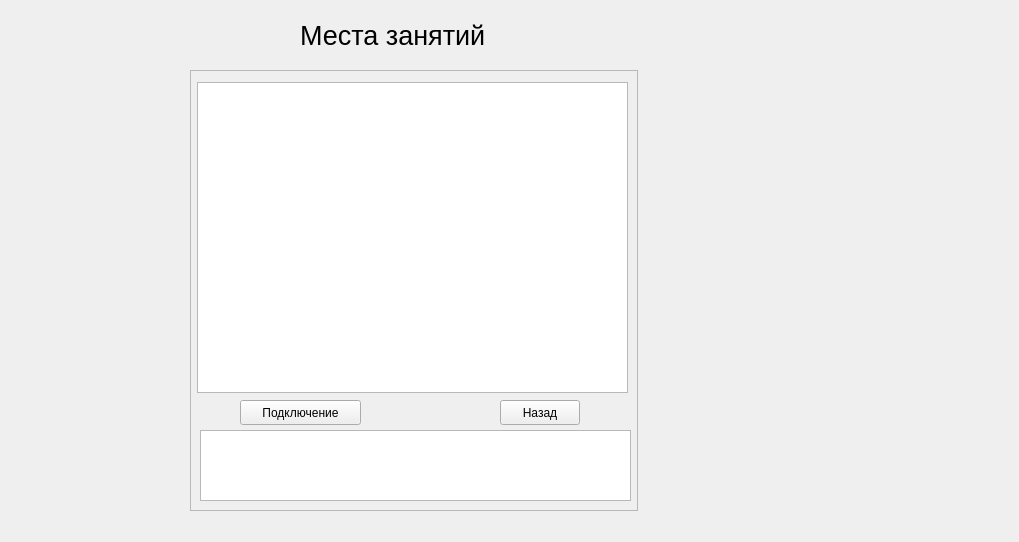
<?xml version="1.0" encoding="UTF-8"?>
<ui version="4.0">
 <class>placeu</class>
 <widget class="QWidget" name="placeu">
  <property name="geometry">
   <rect>
    <x>0</x>
    <y>0</y>
    <width>1019</width>
    <height>542</height>
   </rect>
  </property>
  <property name="windowTitle">
   <string>Form</string>
  </property>
  <widget class="QLabel" name="label_3">
   <property name="geometry">
    <rect>
     <x>300</x>
     <y>10</y>
     <width>201</width>
     <height>51</height>
    </rect>
   </property>
   <property name="font">
    <font>
     <pointsize>20</pointsize>
    </font>
   </property>
   <property name="text">
    <string>Места занятий</string>
   </property>
  </widget>
  <widget class="QFrame" name="frame">
   <property name="geometry">
    <rect>
     <x>190</x>
     <y>70</y>
     <width>448</width>
     <height>441</height>
    </rect>
   </property>
   <property name="frameShape">
    <enum>QFrame::StyledPanel</enum>
   </property>
   <property name="frameShadow">
    <enum>QFrame::Raised</enum>
   </property>
   <widget class="QTextEdit" name="tePlaceU">
    <property name="geometry">
     <rect>
      <x>10</x>
      <y>360</y>
      <width>431</width>
      <height>71</height>
     </rect>
    </property>
   </widget>
   <widget class="QTableWidget" name="twPlaceU">
    <property name="geometry">
     <rect>
      <x>7</x>
      <y>12</y>
      <width>431</width>
      <height>311</height>
     </rect>
    </property>
   </widget>
   <widget class="QPushButton" name="btnBackPlU">
    <property name="geometry">
     <rect>
      <x>310</x>
      <y>330</y>
      <width>80</width>
      <height>25</height>
     </rect>
    </property>
    <property name="text">
     <string>Назад</string>
    </property>
   </widget>
   <widget class="QPushButton" name="bntConnect">
    <property name="geometry">
     <rect>
      <x>50</x>
      <y>330</y>
      <width>121</width>
      <height>25</height>
     </rect>
    </property>
    <property name="text">
     <string>Подключение</string>
    </property>
   </widget>
  </widget>
 </widget>
 <resources/>
 <connections/>
</ui>
